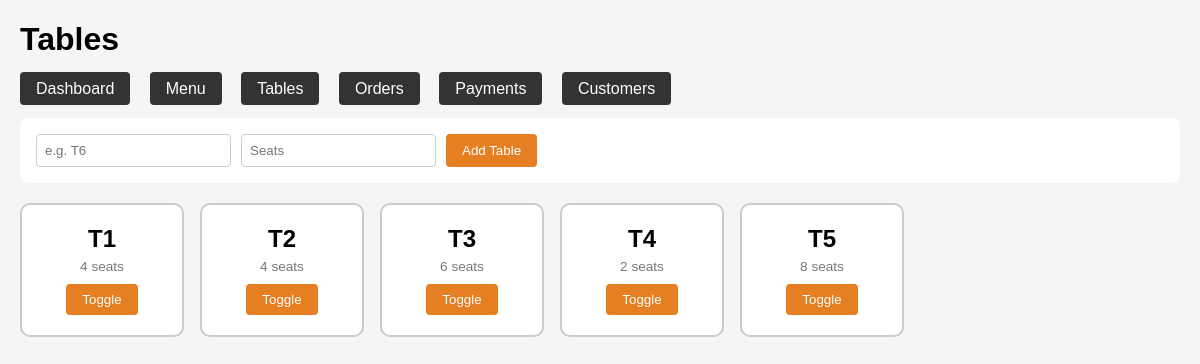
/tables.php, run on the app's committed database.
### tables this page shows
CREATE TABLE `tables_list` (
  `id` int(11) NOT NULL AUTO_INCREMENT,
  `table_number` varchar(10) NOT NULL,
  `capacity` int(11) NOT NULL,
  `status_id` int(11) NOT NULL,
  PRIMARY KEY (`id`),
  UNIQUE KEY `uk_tables_table_number` (`table_number`),
  KEY `idx_tables_status_id` (`status_id`),
  CONSTRAINT `fk_tables_status_id` FOREIGN KEY (`status_id`) REFERENCES `table_statuses` (`id`)
);

### tables.php (the view, shortened to what this page needs)
<?php
require 'config.php';
$tables = $db->query("SELECT * FROM tables_list ORDER BY table_number");
?>
<!DOCTYPE html>
<head>
</head>
<body>
    <h1>Tables</h1>
    <div class="nav">
        <a href ="index.php">Dashboard</a>
        <a href="menu.php">Menu</a>
        <a href="tables.php">Tables</a>
        <a href="orders.php">Orders</a>
        <a href="payments.php">Payments</a>
        <a href="customers.php">Customers</a>
    </div>
    <form class="add" method="post">
        <input type="text" name="table_number" placeholder="e.g. T6" required>
        <input type="number" name="capacity" placeholder="Seats" min="1" required>
        <button type="submit">Add Table</button>
    </form>
    <div class="grid">
        <?php while ($r = $tables->fetch_assoc()): ?>
            <div class="tile <?= $r['status'] ?>">
                <h2><?= $r['table_number'] ?></h2>
                <p><?=  $r['capacity'] ?> seats</p>
                <form method="post">
                    <button>Toggle</button>
                </form>
            </div>
        <?php endwhile; ?>
    </div>
</body>
</html>

### tables.php (style rules this page uses)
body { font-family: sans-serif; margin: 20px; background: #f5f5f5; }
.nav a { margin-right: 15px; padding: 8px 16px; background: #333; color: #fff; text-decoration: none; border-radius: 4px; }
form.add { background: #fff; padding: 16px; border-radius: 8px; margin: 20px 0; display: flex; gap: 10px; }
input { padding: 8px; border: 1px solid #ccc; border-radius: 4px; }
button { padding: 8px 16px; background: #e67e22; color: #fff; border: none; border-radius: 4px; cursor: pointer; }
.grid { display: flex; flex-wrap: wrap; gap: 16px; margin-top: 20px; }
.tile { background: #fff; border: 2px solid #ccc; border-radius: 10px; padding: 20px; text-align: center; min-width: 120px; }
.tile h2 { margin: 0 0 6px; font-size: 1.5rem; }
.tile p { margin: 0 0 10px; color: #777; font-size: .85rem; }

### data on the page
tables_list: table_number "T1", capacity "4"
tables_list: table_number "T2", capacity "4"
tables_list: table_number "T3", capacity "6"
tables_list: table_number "T4", capacity "2"
tables_list: table_number "T5", capacity "8"
